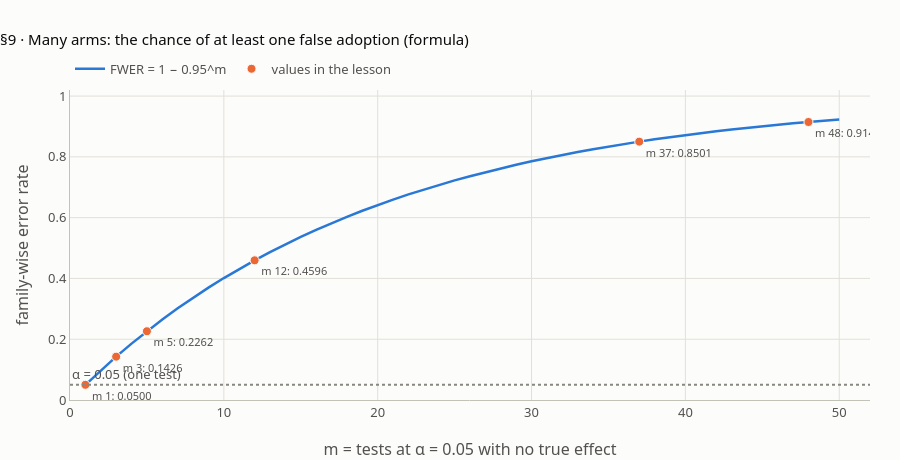
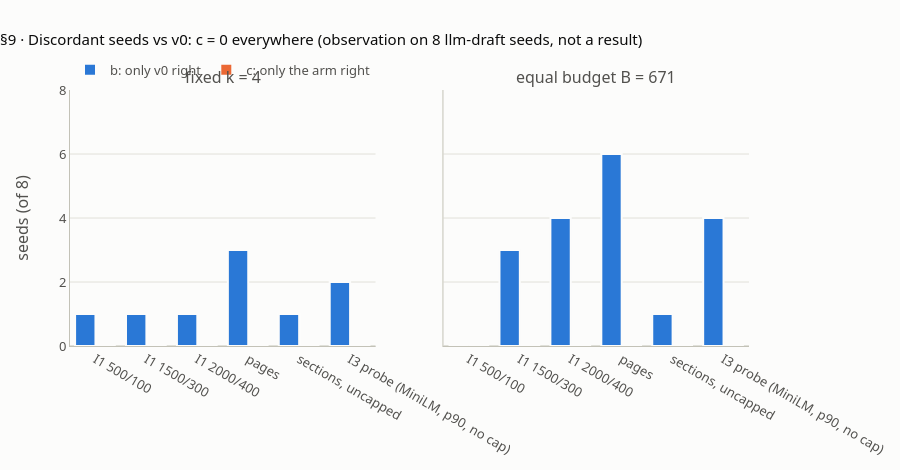

The cell these charts' notebook holds for them, in order:
### Markdown cell above
## 9 · Many arms, few questions

**What this verifies** (lesson step 9, `#family`; facts K7, K9).

**Paired with v0 on the seeds** (K7, observation). For each arm you count the discordant seeds: b = only v0 right, c = only the arm right. The exact two-sided McNemar p is the binomial test on b + c. **c = 0 for every arm**: no arm gets a seed right that v0 misses, because the seeds saturate v0. The page arm loses 3–0 at k = 4 (**p 0.25**) and 6–0 at B (**p 0.0312**). With Holm over these 6 arms, the first threshold is 0.05 / 6 = **0.0083**, so even 0.0312 is not significant. The paired bootstrap CI for the page arm at k = 4 is [−0.750, −0.125]: it excludes 0 although the exact p is 0.25. A bootstrap on 8 items is overconfident.

**Family statistics** (K9, formula):
- **FWER** = 1 − (1 − α)^m: one false adoption somewhere in m tests at α = 0.05: m = 3 **0.1426**, 5 **0.2262**, 12 **0.4596**.
- **Holm** for 3 arms: sort the p-values and compare them with **0.0167 / 0.025 / 0.05**; stop at the first that fails. Toy p-values A1 0.030, A2 0.012, A3 0.200: Holm rejects A2 only, then stops at A1 (0.030 > 0.025). Bonferroni (0.0167 each) also rejects A2 only.
- **MDE** ≈ 2.8 · √(b + c) / n: with n = 12 dev items and b + c = 4, the smallest CE@4 difference you can detect is **0.4667**. One item on n = 12 moves CE by **0.0833**.

Each v1.x effect is also **conditional**: Δ(arm | champion) is measured on the previous champion, not on v0, so every row records its base.

**The charts**: FWER as m grows, and the discordant counts per arm on the seeds.

### Code cell
EXP7 = {  # metric -> arm -> (b, c, Δ, CI low, CI high, exact p)      (K7, out_icmp_kit_measure.txt)
    "ce4": {"500/100": (1, 0, -0.125, -0.375, 0.0, 1.0), "1500/300": (1, 0, -0.125, -0.375, 0.0, 1.0),
            "2000/400": (1, 0, -0.125, -0.375, 0.0, 1.0), "page": (3, 0, -0.375, -0.750, -0.125, 0.25),
            "sections": (1, 0, -0.125, -0.375, 0.0, 1.0), "I3 probe": (2, 0, -0.250, -0.500, 0.0, 0.5)},
    "ceB": {"500/100": (0, 0, 0.0, 0.0, 0.0, 1.0), "1500/300": (3, 0, -0.375, -0.750, -0.125, 0.25),
            "2000/400": (4, 0, -0.500, -0.875, -0.125, 0.125), "page": (6, 0, -0.750, -1.000, -0.500, 0.0312),
            "sections": (1, 0, -0.125, -0.375, 0.0, 1.0), "I3 probe": (4, 0, -0.500, -0.875, -0.125, 0.125)},
}
PAIR = {}
if MINILM_OK:
    for metric, arms in EXP7.items():
        base = dict(zip(qids, RES["v0"][metric]))
        for name, exp in arms.items():
            arm = dict(zip(qids, RES[name][metric]))
            b_ = sum(base[x] == 1 and arm[x] == 0 for x in qids)
            c_ = sum(base[x] == 0 and arm[x] == 1 for x in qids)
            m_, (lo, hi) = cc.ref_paired_bootstrap(base, arm, n_boot=2000, seed=0)
            PAIR[(metric, name)] = (b_, c_, m_, lo, hi, mcnemar_exact(b_, c_))
            where = "fixed k = 4" if metric == "ce4" else "equal B"
            check(f"§9 {LABEL[name]} vs v0, {where}: b, c, Δ, bootstrap CI, exact McNemar p (K7, observation)",
                  [b_, c_, round(m_, 3), round(lo, 3), round(hi, 3), round(PAIR[(metric, name)][5], 4)], list(exp), tol=T4)
    check("§9 c = 0 for every arm, at k = 4 and at B: no arm beats v0 on any seed (K7)", all(v[1] == 0 for v in PAIR.values()), True)
    holm6 = round(0.05 / 6, 4)
    check("§9 Holm over 6 arms: first threshold; the page arm's p at B is above it (K7)",
          [holm6, PAIR[("ceB", "page")][5] > 0.05 / 6], [0.0083, True])
    pg = PAIR[("ce4", "page")]
    check("§9 page arm at k = 4: the bootstrap CI excludes 0, the exact p is 0.25 (K7: overconfident at n = 8)",
          [pg[4] < 0, round(pg[5], 4)], [True, 0.25])
else:
    skip("§9 paired comparison on the seeds (K7)", "MiniLM did not load")
check("§9 MDE at n = 8, b + c = 4 (K7)", round(2.8 * math.sqrt(4) / 8, 3), 0.7)

# K9: family statistics (formula)
FWER = {m: round(1 - 0.95 ** m, 4) for m in (1, 3, 5, 12, 37, 48)}
check("§9 FWER = 1 - 0.95^m for m = 1, 3, 5, 12, 37, 48 (K9)", list(FWER.values()),
      [0.05, 0.1426, 0.2262, 0.4596, 0.8501, 0.9147], tol=T4)
check("§9 Holm thresholds for 3 arms (K9)", [round(0.05 / (3 - i), 4) for i in range(3)], [0.0167, 0.025, 0.05], tol=T4)


def holm(pvals, alpha=0.05):
    order = sorted(pvals, key=pvals.get)
    out, stop = {}, False
    for i, a in enumerate(order):
        t = alpha / (len(pvals) - i)
        ok = not stop and pvals[a] <= t
        stop = stop or not ok
        out[a] = (round(t, 4), "reject H0" if ok else "keep H0")
    return out


pv = {"A1": 0.030, "A2": 0.012, "A3": 0.200}         # TOY p-values
H = holm(pv)
print("   Holm on the toy:", H)
check("§9 Holm on the toy p-values: (threshold, decision) per arm (K9)", {a: list(v) for a, v in sorted(H.items())},
      {"A1": [0.025, "keep H0"], "A2": [0.0167, "reject H0"], "A3": [0.05, "keep H0"]})
check("§9 Bonferroni on the same toy, threshold 0.0167 (K9)", {a: ("reject" if p <= 0.05 / 3 else "keep") for a, p in pv.items()},
      {"A1": "keep", "A2": "reject", "A3": "keep"})
MDE = {(n, bc): round(2.8 * math.sqrt(bc) / n, 4) for n, bc in ((12, 4), (16, 4), (12, 9), (40, 9), (8, 4))}
check("§9 MDE = 2.8 x sqrt(b + c) / n for (12, 4), (16, 4), (12, 9), (40, 9), (8, 4) (K9)", list(MDE.values()),
      [0.4667, 0.35, 0.7, 0.21, 0.7], tol=T4)
check("§9 one item on n = 12 (K9)", round(1 / 12, 4), 0.0833, tol=T4)

# chart 1: FWER vs m
ms = list(range(1, 51))
fig = go.Figure()
fig.add_scatter(x=ms, y=[1 - 0.95 ** m for m in ms], mode="lines", name="FWER = 1 − 0.95^m", line=dict(color=BLUE, width=2.5),
                hovertemplate="m = %{x}<br>P(at least one false adoption) = %{y:.4f}<extra></extra>")
fig.add_scatter(x=list(FWER), y=list(FWER.values()), mode="markers+text", name="values in the lesson",
                marker=dict(size=9, color=ORANGE, line=dict(width=1, color=SURFACE)),
                text=[f"m {m}: {v:.4f}" for m, v in FWER.items()], textposition="bottom right", textfont=dict(size=11, color=INK2),
                hovertemplate="m = %{x}: %{y:.4f}<extra></extra>")
fig.add_hline(y=0.05, line=dict(color=MUTED, dash="dot"), annotation_text="α = 0.05 (one test)", annotation_position="top left")
fig.update_layout(height=460, xaxis=dict(title="m = tests at α = 0.05 with no true effect", range=[0, 52]),
                  yaxis=dict(title="family-wise error rate", range=[0, 1.02]),
                  title="§9 · Many arms: the chance of at least one false adoption (formula)")
fig.show()

# chart 2: discordant counts per arm (b = v0 only right; c = arm only right)
if MINILM_OK:
    arms_ = list(EXP7["ce4"])
    fig = make_subplots(rows=1, cols=2, shared_yaxes=True, subplot_titles=("fixed k = 4", "equal budget B = 671"))
    for col, metric in ((1, "ce4"), (2, "ceB")):
        fig.add_bar(x=[LABEL[a] for a in arms_], y=[PAIR[(metric, a)][0] for a in arms_], name="b: only v0 right",
                    marker=bar_style(BLUE), showlegend=col == 1, row=1, col=col,
                    customdata=[round(PAIR[(metric, a)][5], 4) for a in arms_],
                    hovertemplate="%{x}<br>b = %{y}<br>exact McNemar p %{customdata}<extra></extra>")
        fig.add_bar(x=[LABEL[a] for a in arms_], y=[PAIR[(metric, a)][1] for a in arms_], name="c: only the arm right",
                    marker=bar_style(ORANGE), showlegend=col == 1, row=1, col=col, hovertemplate="%{x}<br>c = %{y}<extra></extra>")
    fig.update_yaxes(title_text="seeds (of 8)", range=[0, 8], dtick=2, row=1, col=1)
    fig.update_layout(barmode="group", height=470,
                      title="§9 · Discordant seeds vs v0: c = 0 everywhere (observation on 8 llm-draft seeds, not a result)")
    fig.show()

### Figure 1 — Plotly figure (JSON) as saved in the notebook; plotly's stock layout.template omitted (floating-point values rounded to 4 significant figures)
{"data": [{"hovertemplate": "m = %{x}<br>P(at least one false adoption) = %{y:.4f}<extra></extra>", "line": {"color": "#2a78d6", "width": 2.5}, "mode": "lines", "name": "FWER = 1 − 0.95^m", "x": [1, 2, 3, 4, 5, 6, 7, 8, 9, 10, 11, 12, 13, 14, 15, 16, 17, 18, 19, 20, 21, 22, 23, 24, 25, 26, 27, 28, 29, 30, 31, 32, 33, 34, 35, 36, 37, 38, 39, 40, 41, 42, 43, 44, 45, 46, 47, 48, 49, 50], "y": [0.05, 0.0975, 0.1426, 0.1855, 0.2262, 0.2649, 0.3017, 0.3366, 0.3698, 0.4013, 0.4312, 0.4596, 0.4867, 0.5123, 0.5367, 0.5599, 0.5819, 0.6028, 0.6226, 0.6415, 0.6594, 0.6765, 0.6926, 0.708, 0.7226, 0.7365, 0.7497, 0.7622, 0.7741, 0.7854, 0.7961, 0.8063, 0.816, 0.8252, 0.8339, 0.8422, 0.8501, 0.8576, 0.8647, 0.8715, 0.8779, 0.884, 0.8898, 0.8953, 0.9006, 0.9055, 0.9103, 0.9147, 0.919, 0.9231], "type": "scatter"}, {"hovertemplate": "m = %{x}: %{y:.4f}<extra></extra>", "marker": {"color": "#eb6834", "line": {"color": "#fcfcfb", "width": 1}, "size": 9}, "mode": "markers+text", "name": "values in the lesson", "text": ["m 1: 0.0500", "m 3: 0.1426", "m 5: 0.2262", "m 12: 0.4596", "m 37: 0.8501", "m 48: 0.9147"], "textfont": {"color": "#52514e", "size": 11}, "textposition": "bottom right", "x": [1, 3, 5, 12, 37, 48], "y": [0.05, 0.1426, 0.2262, 0.4596, 0.8501, 0.9147], "type": "scatter"}], "layout": {"shapes": [{"line": {"color": "#898781", "dash": "dot"}, "type": "line", "x0": 0, "x1": 1, "xref": "x domain", "y0": 0.05, "y1": 0.05, "yref": "y"}], "annotations": [{"showarrow": false, "text": "α = 0.05 (one test)", "x": 0, "xanchor": "left", "xref": "x domain", "y": 0.05, "yanchor": "bottom", "yref": "y"}], "xaxis": {"title": {"text": "m = tests at α = 0.05 with no true effect"}, "range": [0, 52]}, "yaxis": {"title": {"text": "family-wise error rate"}, "range": [0, 1.02]}, "height": 460, "title": {"text": "§9 · Many arms: the chance of at least one false adoption (formula)"}}}

### Figure 2 — Plotly figure (JSON) as saved in the notebook; plotly's stock layout.template omitted (floating-point values rounded to 4 significant figures)
{"data": [{"customdata": [1.0, 1.0, 1.0, 0.25, 1.0, 0.5], "hovertemplate": "%{x}<br>b = %{y}<br>exact McNemar p %{customdata}<extra></extra>", "marker": {"color": "#2a78d6", "line": {"color": "#fcfcfb", "width": 2}}, "name": "b: only v0 right", "showlegend": true, "x": ["I1 500/100", "I1 1500/300", "I1 2000/400", "pages", "sections, uncapped", "I3 probe (MiniLM, p90, no cap)"], "y": [1, 1, 1, 3, 1, 2], "type": "bar", "xaxis": "x", "yaxis": "y"}, {"hovertemplate": "%{x}<br>c = %{y}<extra></extra>", "marker": {"color": "#eb6834", "line": {"color": "#fcfcfb", "width": 2}}, "name": "c: only the arm right", "showlegend": true, "x": ["I1 500/100", "I1 1500/300", "I1 2000/400", "pages", "sections, uncapped", "I3 probe (MiniLM, p90, no cap)"], "y": [0, 0, 0, 0, 0, 0], "type": "bar", "xaxis": "x", "yaxis": "y"}, {"customdata": [1.0, 0.25, 0.125, 0.0312, 1.0, 0.125], "hovertemplate": "%{x}<br>b = %{y}<br>exact McNemar p %{customdata}<extra></extra>", "marker": {"color": "#2a78d6", "line": {"color": "#fcfcfb", "width": 2}}, "name": "b: only v0 right", "showlegend": false, "x": ["I1 500/100", "I1 1500/300", "I1 2000/400", "pages", "sections, uncapped", "I3 probe (MiniLM, p90, no cap)"], "y": [0, 3, 4, 6, 1, 4], "type": "bar", "xaxis": "x2", "yaxis": "y2"}, {"hovertemplate": "%{x}<br>c = %{y}<extra></extra>", "marker": {"color": "#eb6834", "line": {"color": "#fcfcfb", "width": 2}}, "name": "c: only the arm right", "showlegend": false, "x": ["I1 500/100", "I1 1500/300", "I1 2000/400", "pages", "sections, uncapped", "I3 probe (MiniLM, p90, no cap)"], "y": [0, 0, 0, 0, 0, 0], "type": "bar", "xaxis": "x2", "yaxis": "y2"}], "layout": {"xaxis": {"anchor": "y", "domain": [0.0, 0.45]}, "yaxis": {"anchor": "x", "domain": [0.0, 1.0], "title": {"text": "seeds (of 8)"}, "range": [0, 8], "dtick": 2}, "xaxis2": {"anchor": "y2", "domain": [0.55, 1.0]}, "yaxis2": {"anchor": "x2", "domain": [0.0, 1.0], "matches": "y", "showticklabels": false}, "annotations": [{"font": {"size": 16}, "showarrow": false, "text": "fixed k = 4", "x": 0.225, "xanchor": "center", "xref": "paper", "y": 1.0, "yanchor": "bottom", "yref": "paper"}, {"font": {"size": 16}, "showarrow": false, "text": "equal budget B = 671", "x": 0.775, "xanchor": "center", "xref": "paper", "y": 1.0, "yanchor": "bottom", "yref": "paper"}], "barmode": "group", "height": 470, "title": {"text": "§9 · Discordant seeds vs v0: c = 0 everywhere (observation on 8 llm-draft seeds, not a result)"}}}
